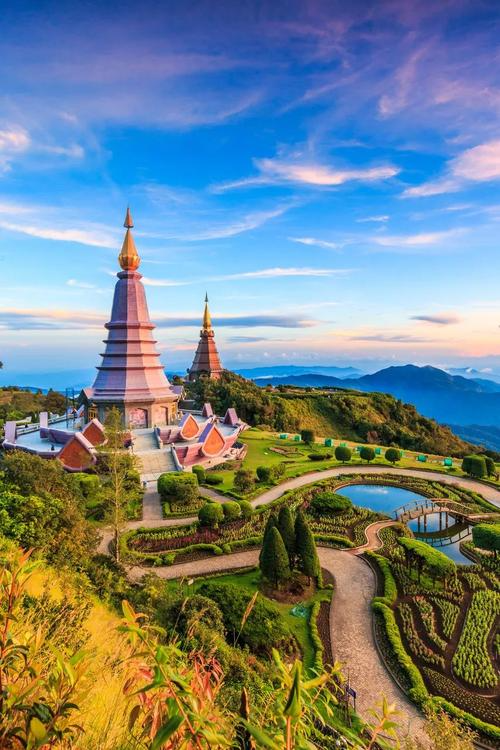
#> input picture 209+黄坤/img.png, 500 x 750 px
$ python nearest.py
#> lines starting #> are read from the running program, lines starting #| are printed output that depends on the picture
# 最邻近插值法
import cv2
import numpy as np
import matplotlib.pyplot as plt

if __name__ == '__main__':
    img = cv2.imread("img.png")
#> img is the input picture: shape (750, 500, 3); mean B, G, R 134.9, 131.1, 116.2
    cv2.imshow("one", img)

    height, width, channels = img.shape
#> height = 750; width = 500; channels = 3
    print(height, width, channels)
#| 750 500 3

    img_dst = np.zeros((600, 600, channels), np.uint8)
    paramh = 600 / height
#> paramh = 0.8
    paramw = 600 / width
#> paramw = 1.2
    for i in range(600):
        for j in range(600):
            x = int(i / paramh + 0.5)
            y = int(j / paramw + 0.5)
            img_dst[i, j] = img[x, y]
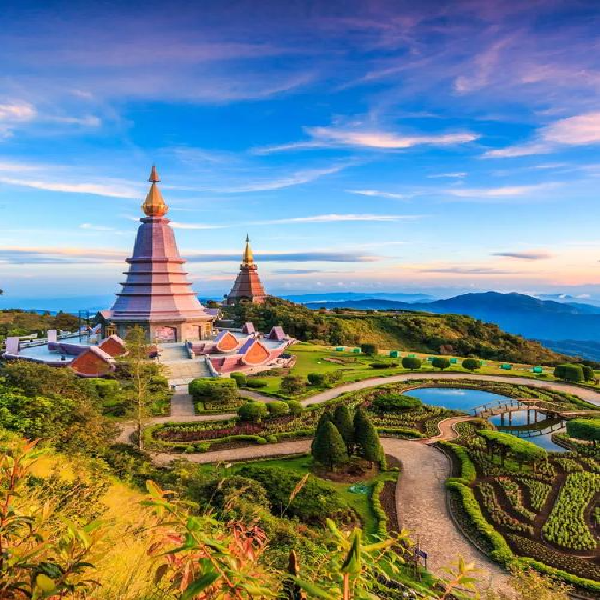
#> img_dst: shape (600, 600, 3); mean B, G, R 134.9, 131.1, 116.2

    cv2.imshow("dest", img_dst)
    cv2.waitKey(0)
